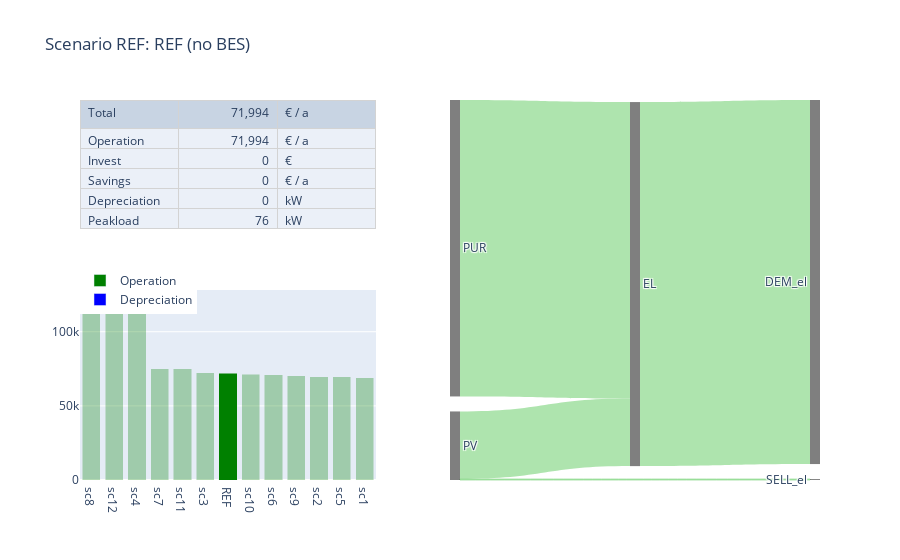

This figure's notebook cell:
### Code cell
cs.plot.big_plot(sankey_func)

### Figure 1 — Plotly figure (JSON) as saved in the notebook; plotly's stock layout.template omitted (floating-point values rounded to 4 significant figures)
{"data": [{"domain": {"x": [0.5, 1], "y": [0, 1]}, "link": {"color": ["hsla(120, 50%, 70%, 0.7)", "hsla(120, 50%, 70%, 0.7)", "hsla(120, 50%, 70%, 0.7)", "hsla(120, 50%, 70%, 0.7)", "hsla(120, 50%, 70%, 0.7)", "hsla(120, 50%, 70%, 0.7)"], "source": [3, 1, 1, 5, 0, 5], "target": [5, 5, 2, 0, 4, 4], "value": [407.1, 92.85, 1.302, 0, 0, 500.0]}, "node": {"color": "hsla(0, 0%, 0%, 0.5)", "label": ["BES", "PV", "SELL_el", "PUR", "DEM_el", "EL"], "line": {"color": "white", "width": 0}, "pad": 15, "thickness": 10}, "orientation": "h", "type": "sankey", "valueformat": ".2f", "valuesuffix": "MWh"}, {"cells": {"align": ["left", "right", "left"], "font": {"size": 12}, "line": {"color": "lightgray"}, "values": [["Operation", "Invest", "Savings", "Depreciation", "Peakload"], ["71,994", "0", "0", "0", "76"], ["€ / a", "€", "€ / a", "kW", "kW"]]}, "domain": {"x": [0, 0.4], "y": [0.5, 1]}, "header": {"align": ["left", "right", "left"], "font": {"size": 12}, "line": {"color": "lightgray"}, "values": ["Total", "71,994", "€ / a"]}, "type": "table"}, {"marker": {"color": "blue", "opacity": [0.3, 0.3, 0.3, 0.3, 0.3, 0.3, 1, 0.3, 0.3, 0.3, 0.3, 0.3, 0.3]}, "name": "Depreciation", "type": "bar", "x": ["sc8", "sc12", "sc4", "sc7", "sc11", "sc3", "REF", "sc10", "sc6", "sc9", "sc2", "sc5", "sc1"], "y": [0, 0, 0, 0, 0, 0, 0, 0, 0, 0, 0, 0, 0]}, {"marker": {"color": "green", "opacity": [0.3, 0.3, 0.3, 0.3, 0.3, 0.3, 1, 0.3, 0.3, 0.3, 0.3, 0.3, 0.3]}, "name": "Operation", "type": "bar", "x": ["sc8", "sc12", "sc4", "sc7", "sc11", "sc3", "REF", "sc10", "sc6", "sc9", "sc2", "sc5", "sc1"], "y": [121700.0, 121100.0, 118400.0, 75030.0, 74960.0, 72330.0, 71990.0, 71320.0, 70950.0, 70170.0, 69780.0, 69560.0, 69010.0]}], "layout": {"barmode": "stack", "font": {"size": 12}, "legend": {"x": 0, "y": 0.5}, "title": {"text": "Scenario REF: REF (no BES)"}, "xaxis": {"domain": [0, 0.4]}, "yaxis": {"domain": [0, 0.5]}}}
